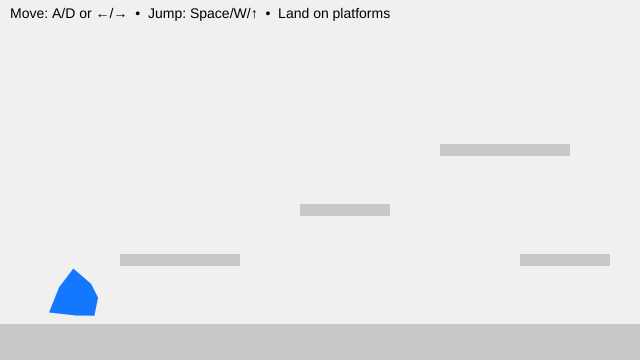
Frame 1 (no input)
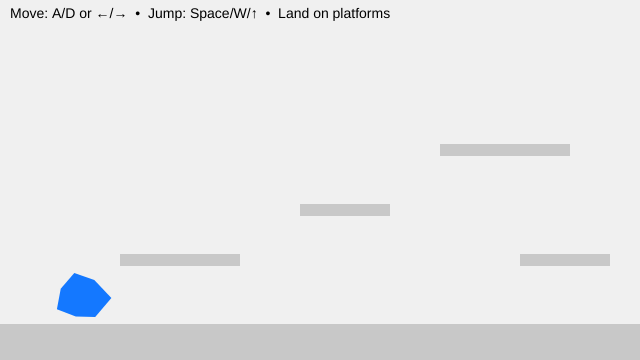
Frame 60 (no input)
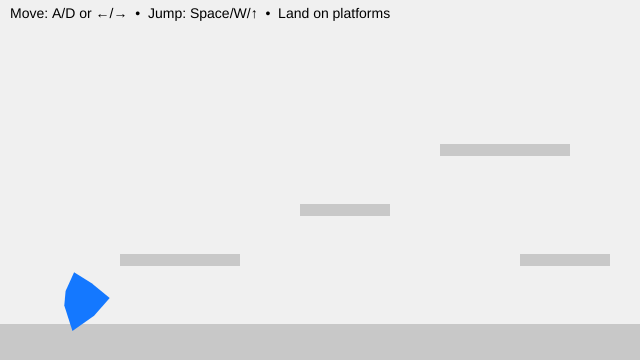
Frame 120 (the mouse pressed at the canvas centre since frame 60)

The p5.js sketch that drew these frames (run headless with seeded random() and noise() and a simulated clock; from frame 60 on, the mouse is pressed at the canvas centre):

// p5.js sketch
// ── sketch.js
// Y-position of the floor (ground level)
let floorY3;

// Player character (soft, animated blob)
let blob3 = {
  // Position (centre of the blob)
  x: 80,
  y: 0,

  // Visual properties 
  r: 26, // Base radius
  points: 7, // Number of points used to draw the blob
  wobble: 24, // Edge deformation amount
  wobbleFreq: 1.2,

  // Time values for breathing animation
  t: 0,
  tSpeed: 0.75,

  // Physics: velocity
  vx: 0, // Horizontal velocity
  vy: 0, // Vertical velocity

  // Movement tuning
  accel: 0.55, // Horizontal acceleration
  maxRun: 4.0, // Maximum horizontal speed
  gravity: 0.65, // Downward force
  jumpV: -11.0, // Initial jump impulse

  // State
  onGround: false, // True when standing on a platform

  // Friction
  frictionAir: 0.995, // Light friction in air
  frictionGround: 0.88, // Stronger friction on ground
};

// List of solid platforms the blob can stand on
// Each platform is an axis-aligned rectangle (AABB)
let platforms = [];

function setup() {
  createCanvas(640, 360);

  // Define the floor height
  floorY3 = height - 36;

  noStroke();
  textFont("sans-serif");
  textSize(14);

  // Create platforms (floor + steps)
  platforms = [
    { x: 0, y: floorY3, w: width, h: height - floorY3 }, // floor
    { x: 120, y: floorY3 - 70, w: 120, h: 12 }, // low step
    { x: 300, y: floorY3 - 120, w: 90, h: 12 }, // mid step
    { x: 440, y: floorY3 - 180, w: 130, h: 12 }, // high step
    { x: 520, y: floorY3 - 70, w: 90, h: 12 }, // return ramp
  ];

  // Start the blob resting on the floor
  blob3.y = floorY3 - blob3.r - 1;
}

function draw() {
  background(240);

  // --- Draw all platforms ---
  fill(200);
  for (const p of platforms) {
    rect(p.x, p.y, p.w, p.h);
  }

  // --- Input: left/right movement ---
  let move = 0;
  if (keyIsDown(65) || keyIsDown(LEFT_ARROW)) move -= 1; // A or ←
  if (keyIsDown(68) || keyIsDown(RIGHT_ARROW)) move += 1; // D or →
  blob3.vx += blob3.accel * move;

  // --- Apply friction and clamp speed ---
  blob3.vx *= blob3.onGround ? blob3.frictionGround : blob3.frictionAir;
  blob3.vx = constrain(blob3.vx, -blob3.maxRun, blob3.maxRun);

  // --- Apply gravity ---
  blob3.vy += blob3.gravity;

  // --- Collision representation ---
  // We collide using a rectangle (AABB),
  // even though the blob is drawn as a circle
  let box = {
    x: blob3.x - blob3.r,
    y: blob3.y - blob3.r,
    w: blob3.r * 2,
    h: blob3.r * 2,
  };

  // --- STEP 1: Move horizontally, then resolve X collisions ---
  box.x += blob3.vx;
  for (const s of platforms) {
    if (overlap(box, s)) {
      if (blob3.vx > 0) {
        // Moving right → hit the left side of a platform
        box.x = s.x - box.w;
      } else if (blob3.vx < 0) {
        // Moving left → hit the right side of a platform
        box.x = s.x + s.w;
      }
      blob3.vx = 0;
    }
  }

  // --- STEP 2: Move vertically, then resolve Y collisions ---
  box.y += blob3.vy;
  blob3.onGround = false;

  for (const s of platforms) {
    if (overlap(box, s)) {
      if (blob3.vy > 0) {
        // Falling → land on top of a platform
        box.y = s.y - box.h;
        blob3.vy = 0;
        blob3.onGround = true;
      } else if (blob3.vy < 0) {
        // Rising → hit the underside of a platform
        box.y = s.y + s.h;
        blob3.vy = 0;
      }
    }
  }

  // --- Convert collision box back to blob centre ---
  blob3.x = box.x + box.w / 2;
  blob3.y = box.y + box.h / 2;

  // Keep blob inside the canvas horizontally
  blob3.x = constrain(blob3.x, blob3.r, width - blob3.r);

  // --- Draw the animated blob ---
  blob3.t += blob3.tSpeed;
  drawBlobCircle(blob3);

  // --- HUD ---
  fill(0);
  text("Move: A/D or ←/→  •  Jump: Space/W/↑  •  Land on platforms", 10, 18);
}

// Axis-Aligned Bounding Box (AABB) overlap test
// Returns true if rectangles a and b intersect
function overlap(a, b) {
  return (
    a.x < b.x + b.w && a.x + a.w > b.x && a.y < b.y + b.h && a.y + a.h > b.y
  );
}

// Draws the blob using Perlin noise for a soft, breathing effect
function drawBlobCircle(b) {
  fill(20, 120, 255);
  beginShape();

  for (let i = 0; i < b.points; i++) {
    const a = (i / b.points) * TAU;

    // Noise-based radius offset
    const n = noise(
      cos(a) * b.wobbleFreq + 100,
      sin(a) * b.wobbleFreq + 100,
      b.t,
    );

    const r = b.r + map(n, 0, 1, -b.wobble, b.wobble);

    vertex(b.x + cos(a) * r, b.y + sin(a) * r);
  }

  endShape(CLOSE);
}

// Jump input (only allowed when grounded)
function keyPressed() {
  if (
    (key === " " || key === "W" || key === "w" || keyCode === UP_ARROW) &&
    blob3.onGround
  ) {
    blob3.vy = blob3.jumpV;
    blob3.onGround = false;
  }
}

/* In-class tweaks for experimentation:
   • Add a new platform:
     platforms.push({ x: 220, y: floorY3 - 150, w: 80, h: 12 });

   • “Ice” feel → frictionGround = 0.95
   • “Sand” feel → frictionGround = 0.80
*/
